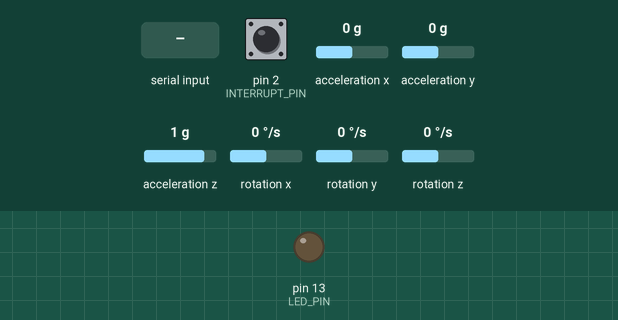
This program was run on a simulated Arduino Mega 2560, built with avr-gcc and run on an emulated ATmega2560. Parts: output pins drawn as LEDs (lit = HIGH). Dashed ring = blinking. The test bench sets the inputs (shaded band); at power-on: acceleration x 0 g, acceleration y 0 g, acceleration z 1 g, rotation z 0 °/s, pin 2 (INTERRUPT_PIN) LOW, rotation x 0 °/s, rotation y 0 °/s. The sensor or clock chip raises its interrupt line as the real part does; what the program prints to the serial monitor is not drawn.

Above: at 0.9 s.
1.0 s: "1\n" received over Serial
At 1.68 s:
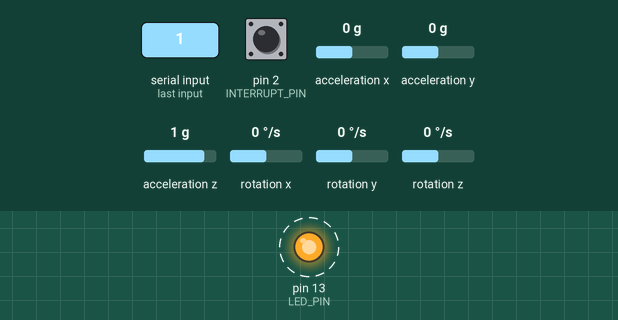
4.0 s: acceleration x set to -1.4 g
7.0 s: acceleration y set to -1.4 g
10.0 s: acceleration z set to -1.4 g
13.0 s: rotation z set to -192 °/s
Timing chart, 0 to 17.0 s (numbered marks = the images above; inputs shaded):
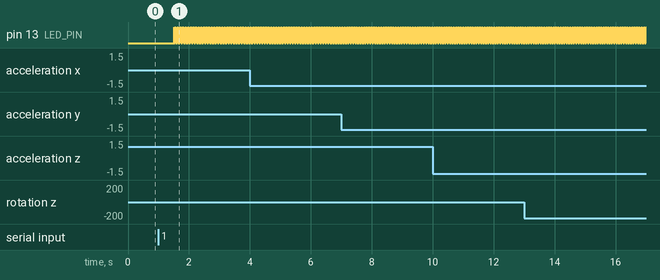

Measured:
- after the input at 1.0 s, pin 13 (LED_PIN): alternates HIGH for 0.01 s and LOW for 0.01 s, starting after 0.52 s

The program:

main.cpp
```cpp
#include <Arduino.h>

// I2C device class (I2Cdev) demonstration Arduino sketch for MPU6050 class using DMP (MotionApps v2.0)
// 6/21/2012 by Jeff Rowberg <jeff@rowberg.net>
// Updates should (hopefully) always be available at https://github.com/jrowberg/i2cdevlib
//
// Changelog:
//      2019-07-08 - Added Auto Calibration and offset generator
//		   - and altered FIFO retrieval sequence to avoid using blocking code
//      2016-04-18 - Eliminated a potential infinite loop
//      2013-05-08 - added seamless Fastwire support
//                 - added note about gyro calibration
//      2012-06-21 - added note about Arduino 1.0.1 + Leonardo compatibility error
//      2012-06-20 - improved FIFO overflow handling and simplified read process
//      2012-06-19 - completely rearranged DMP initialization code and simplification
//      2012-06-13 - pull gyro and accel data from FIFO packet instead of reading directly
//      2012-06-09 - fix broken FIFO read sequence and change interrupt detection to RISING
//      2012-06-05 - add gravity-compensated initial reference frame acceleration output
//                 - add 3D math helper file to DMP6 example sketch
//                 - add Euler output and Yaw/Pitch/Roll output formats
//      2012-06-04 - remove accel offset clearing for better results (thanks Sungon Lee)
//      2012-06-01 - fixed gyro sensitivity to be 2000 deg/sec instead of 250
//      2012-05-30 - basic DMP initialization working

/* ============================================
I2Cdev device library code is placed under the MIT license
Copyright (c) 2012 Jeff Rowberg

Permission is hereby granted, free of charge, to any person obtaining a copy
of this software and associated documentation files (the "Software"), to deal
in the Software without restriction, including without limitation the rights
to use, copy, modify, merge, publish, distribute, sublicense, and/or sell
copies of the Software, and to permit persons to whom the Software is
furnished to do so, subject to the following conditions:

The above copyright notice and this permission notice shall be included in
all copies or substantial portions of the Software.

THE SOFTWARE IS PROVIDED "AS IS", WITHOUT WARRANTY OF ANY KIND, EXPRESS OR
IMPLIED, INCLUDING BUT NOT LIMITED TO THE WARRANTIES OF MERCHANTABILITY,
FITNESS FOR A PARTICULAR PURPOSE AND NONINFRINGEMENT. IN NO EVENT SHALL THE
AUTHORS OR COPYRIGHT HOLDERS BE LIABLE FOR ANY CLAIM, DAMAGES OR OTHER
LIABILITY, WHETHER IN AN ACTION OF CONTRACT, TORT OR OTHERWISE, ARISING FROM,
OUT OF OR IN CONNECTION WITH THE SOFTWARE OR THE USE OR OTHER DEALINGS IN
THE SOFTWARE.
===============================================
*/

// I2Cdev and MPU6050 must be installed as libraries, or else the .cpp/.h files
// for both classes must be in the include path of your project
#include "I2Cdev.h"

#include "MPU6050_6Axis_MotionApps20.h"
//#include "MPU6050.h" // not necessary if using MotionApps include file

// Arduino Wire library is required if I2Cdev I2CDEV_ARDUINO_WIRE implementation
// is used in I2Cdev.h
#if I2CDEV_IMPLEMENTATION == I2CDEV_ARDUINO_WIRE
    #include "Wire.h"
#endif

// class default I2C address is 0x68
// specific I2C addresses may be passed as a parameter here
// AD0 low = 0x68 (default for SparkFun breakout and InvenSense evaluation board)
// AD0 high = 0x69
MPU6050 mpu;
//MPU6050 mpu(0x69); // <-- use for AD0 high

/* =========================================================================
   NOTE: In addition to connection 3.3v, GND, SDA, and SCL, this sketch
   depends on the MPU-6050's INT pin being connected to the Arduino's
   external interrupt #0 pin. On the Arduino Uno and Mega 2560, this is
   digital I/O pin 2.
 * ========================================================================= */

/* =========================================================================
   NOTE: Arduino v1.0.1 with the Leonardo board generates a compile error
   when using Serial.write(buf, len). The Teapot output uses this method.
   The solution requires a modification to the Arduino USBAPI.h file, which
   is fortunately simple, but annoying. This will be fixed in the next IDE
   release. For more info, see these links:

   http://arduino.cc/forum/index.php/topic,109987.0.html
   http://code.google.com/p/arduino/issues/detail?id=958
 * ========================================================================= */


// uncomment "OUTPUT_READABLE_QUATERNION" if you want to see the actual
// quaternion components in a [w, x, y, z] format (not best for parsing
// on a remote host such as Processing or something though)
//#define OUTPUT_READABLE_QUATERNION

// uncomment "OUTPUT_READABLE_EULER" if you want to see Euler angles
// (in degrees) calculated from the quaternions coming from the FIFO.
// Note that Euler angles suffer from gimbal lock (for more info, see
// http://en.wikipedia.org/wiki/Gimbal_lock)
//#define OUTPUT_READABLE_EULER

// uncomment "OUTPUT_READABLE_YAWPITCHROLL" if you want to see the yaw/
// pitch/roll angles (in degrees) calculated from the quaternions coming
// from the FIFO. Note this also requires gravity vector calculations.
// Also note that yaw/pitch/roll angles suffer from gimbal lock (for
// more info, see: http://en.wikipedia.org/wiki/Gimbal_lock)
#define OUTPUT_READABLE_YAWPITCHROLL

// uncomment "OUTPUT_READABLE_REALACCEL" if you want to see acceleration
// components with gravity removed. This acceleration reference frame is
// not compensated for orientation, so +X is always +X according to the
// sensor, just without the effects of gravity. If you want acceleration
// compensated for orientation, us OUTPUT_READABLE_WORLDACCEL instead.
//#define OUTPUT_READABLE_REALACCEL

// uncomment "OUTPUT_READABLE_WORLDACCEL" if you want to see acceleration
// components with gravity removed and adjusted for the world frame of
// reference (yaw is relative to initial orientation, since no magnetometer
// is present in this case). Could be quite handy in some cases.
//#define OUTPUT_READABLE_WORLDACCEL

// uncomment "OUTPUT_TEAPOT" if you want output that matches the
// format used for the InvenSense teapot demo
#define OUTPUT_TEAPOT


#define INTERRUPT_PIN 2  // use pin 2 on Arduino Uno & most boards
#define LED_PIN 13 // (Arduino is 13, Teensy is 11, Teensy++ is 6)
bool blinkState = false;

// MPU control/status vars
bool dmpReady = false;  // set true if DMP init was successful
uint8_t mpuIntStatus;   // holds actual interrupt status byte from MPU
uint8_t devStatus;      // return status after each device operation (0 = success, !0 = error)
uint16_t packetSize;    // expected DMP packet size (default is 42 bytes)
uint16_t fifoCount;     // count of all bytes currently in FIFO
uint8_t fifoBuffer[64]; // FIFO storage buffer

// orientation/motion vars
Quaternion q;           // [w, x, y, z]         quaternion container
VectorInt16 aa;         // [x, y, z]            accel sensor measurements
VectorInt16 aaReal;     // [x, y, z]            gravity-free accel sensor measurements
VectorInt16 aaWorld;    // [x, y, z]            world-frame accel sensor measurements
VectorFloat gravity;    // [x, y, z]            gravity vector
float euler[3];         // [psi, theta, phi]    Euler angle container
float ypr[3];           // [yaw, pitch, roll]   yaw/pitch/roll container and gravity vector

// packet structure for InvenSense teapot demo
uint8_t teapotPacket[14] = { '$', 0x02, 0,0, 0,0, 0,0, 0,0, 0x00, 0x00, '\r', '\n' };


// ================================================================
// ===               INTERRUPT DETECTION ROUTINE                ===
// ================================================================

volatile bool mpuInterrupt = false;     // indicates whether MPU interrupt pin has gone high
void dmpDataReady() {
    mpuInterrupt = true;
}


// ================================================================
// ===                      INITIAL SETUP                       ===
// ================================================================

void setup() {
    // join I2C bus (I2Cdev library doesn't do this automatically)
    #if I2CDEV_IMPLEMENTATION == I2CDEV_ARDUINO_WIRE
        Wire.begin();
        // Wire.setClock(400000); // 400kHz I2C clock. Comment this line if having compilation difficulties
    #elif I2CDEV_IMPLEMENTATION == I2CDEV_BUILTIN_FASTWIRE
        Fastwire::setup(400, true);
    #endif

    // initialize serial communication
    // (115200 chosen because it is required for Teapot Demo output, but it's
    // really up to you depending on your project)
    Serial.begin(115200);
    while (!Serial); // wait for Leonardo enumeration, others continue immediately

    // NOTE: 8MHz or slower host processors, like the Teensy @ 3.3V or Arduino
    // Pro Mini running at 3.3V, cannot handle this baud rate reliably due to
    // the baud timing being too misaligned with processor ticks. You must use
    // 38400 or slower in these cases, or use some kind of external separate
    // crystal solution for the UART timer.

    // initialize device
    Serial.println(F("Initializing I2C devices..."));
    mpu.initialize();
    pinMode(INTERRUPT_PIN, INPUT);

    // verify connection
    Serial.println(F("Testing device connections..."));
    Serial.println(mpu.testConnection() ? F("MPU6050 connection successful") : F("MPU6050 connection failed"));

    // wait for ready
    Serial.println(F("\nSend any character to begin DMP programming and demo: "));
    while (Serial.available() && Serial.read()); // empty buffer
    while (!Serial.available());                 // wait for data
    while (Serial.available() && Serial.read()); // empty buffer again

    // load and configure the DMP
    Serial.println(F("Initializing DMP..."));
    devStatus = mpu.dmpInitialize();

    // supply your own gyro offsets here, scaled for min sensitivity
    mpu.setXGyroOffset(220);
    mpu.setYGyroOffset(76);
    mpu.setZGyroOffset(-85);
    mpu.setZAccelOffset(1788); // 1688 factory default for my test chip

    // make sure it worked (returns 0 if so)
    if (devStatus == 0) {
        // Calibration Time: generate offsets and calibrate our MPU6050
        mpu.CalibrateAccel(6);
        mpu.CalibrateGyro(6);
        mpu.PrintActiveOffsets();
        // turn on the DMP, now that it's ready
        Serial.println(F("Enabling DMP..."));
        mpu.setDMPEnabled(true);

        // enable Arduino interrupt detection
        Serial.print(F("Enabling interrupt detection (Arduino external interrupt "));
        Serial.print(digitalPinToInterrupt(INTERRUPT_PIN));
        Serial.println(F(")..."));
        attachInterrupt(digitalPinToInterrupt(INTERRUPT_PIN), dmpDataReady, RISING);
        mpuIntStatus = mpu.getIntStatus();

        // set our DMP Ready flag so the main loop() function knows it's okay to use it
        Serial.println(F("DMP ready! Waiting for first interrupt..."));
        dmpReady = true;

        // get expected DMP packet size for later comparison
        packetSize = mpu.dmpGetFIFOPacketSize();
    } else {
        // ERROR!
        // 1 = initial memory load failed
        // 2 = DMP configuration updates failed
        // (if it's going to break, usually the code will be 1)
        Serial.print(F("DMP Initialization failed (code "));
        Serial.print(devStatus);
        Serial.println(F(")"));
    }

    // configure LED for output
    pinMode(LED_PIN, OUTPUT);
}


// ================================================================
// ===                    MAIN PROGRAM LOOP                     ===
// ================================================================

void loop() {
    // if programming failed, don't try to do anything
    if (!dmpReady) return;
    // read a packet from FIFO
    if (mpu.dmpGetCurrentFIFOPacket(fifoBuffer)) { // Get the Latest packet
        #ifdef OUTPUT_READABLE_QUATERNION
            // display quaternion values in easy matrix form: w x y z
            mpu.dmpGetQuaternion(&q, fifoBuffer);
            Serial.print("quat\t");
            Serial.print(q.w);
            Serial.print("\t");
            Serial.print(q.x);
            Serial.print("\t");
            Serial.print(q.y);
            Serial.print("\t");
            Serial.println(q.z);
        #endif

        #ifdef OUTPUT_READABLE_EULER
            // display Euler angles in degrees
            mpu.dmpGetQuaternion(&q, fifoBuffer);
            mpu.dmpGetEuler(euler, &q);
            Serial.print("euler\t");
            Serial.print(euler[0] * 180/M_PI);
            Serial.print("\t");
            Serial.print(euler[1] * 180/M_PI);
            Serial.print("\t");
            Serial.println(euler[2] * 180/M_PI);
        #endif

        #ifdef OUTPUT_READABLE_YAWPITCHROLL
            // display Euler angles in degrees
            mpu.dmpGetQuaternion(&q, fifoBuffer);
            mpu.dmpGetGravity(&gravity, &q);
            mpu.dmpGetYawPitchRoll(ypr, &q, &gravity);
            Serial.print("ypr\t");
            Serial.print(ypr[0] * 180/M_PI);
            Serial.print("\t");
            Serial.print(ypr[1] * 180/M_PI);
            Serial.print("\t");
            Serial.println(ypr[2] * 180/M_PI);
        #endif

        #ifdef OUTPUT_READABLE_REALACCEL
            // display real acceleration, adjusted to remove gravity
            mpu.dmpGetQuaternion(&q, fifoBuffer);
            mpu.dmpGetAccel(&aa, fifoBuffer);
            mpu.dmpGetGravity(&gravity, &q);
            mpu.dmpGetLinearAccel(&aaReal, &aa, &gravity);
            Serial.print("areal\t");
            Serial.print(aaReal.x);
            Serial.print("\t");
            Serial.print(aaReal.y);
            Serial.print("\t");
            Serial.println(aaReal.z);
        #endif

        #ifdef OUTPUT_READABLE_WORLDACCEL
            // display initial world-frame acceleration, adjusted to remove gravity
            // and rotated based on known orientation from quaternion
            mpu.dmpGetQuaternion(&q, fifoBuffer);
            mpu.dmpGetAccel(&aa, fifoBuffer);
            mpu.dmpGetGravity(&gravity, &q);
            mpu.dmpGetLinearAccel(&aaReal, &aa, &gravity);
            mpu.dmpGetLinearAccelInWorld(&aaWorld, &aaReal, &q);
            Serial.print("aworld\t");
            Serial.print(aaWorld.x);
            Serial.print("\t");
            Serial.print(aaWorld.y);
            Serial.print("\t");
            Serial.println(aaWorld.z);
        #endif

        #ifdef OUTPUT_TEAPOT
            // display quaternion values in InvenSense Teapot demo format:
            teapotPacket[2] = fifoBuffer[0];
            teapotPacket[3] = fifoBuffer[1];
            teapotPacket[4] = fifoBuffer[4];
            teapotPacket[5] = fifoBuffer[5];
            teapotPacket[6] = fifoBuffer[8];
            teapotPacket[7] = fifoBuffer[9];
            teapotPacket[8] = fifoBuffer[12];
            teapotPacket[9] = fifoBuffer[13];
            Serial.write(teapotPacket, 14);
            teapotPacket[11]++; // packetCount, loops at 0xFF on purpose
        #endif

        // blink LED to indicate activity
        blinkState = !blinkState;
        digitalWrite(LED_PIN, blinkState);
        mpu.resetFIFO();
    }
}
```
